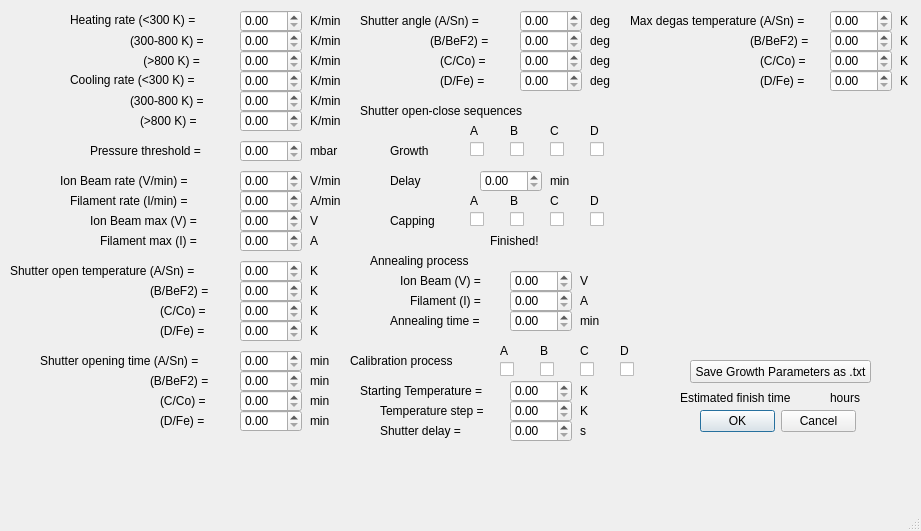
<?xml version="1.0" encoding="UTF-8"?>
<ui version="4.0">
 <class>MainWindow</class>
 <widget class="QMainWindow" name="MainWindow">
  <property name="geometry">
   <rect>
    <x>0</x>
    <y>0</y>
    <width>921</width>
    <height>531</height>
   </rect>
  </property>
  <property name="windowTitle">
   <string>MainWindow</string>
  </property>
  <widget class="QWidget" name="centralwidget">
   <widget class="QLabel" name="label_55">
    <property name="geometry">
     <rect>
      <x>70</x>
      <y>10</y>
      <width>141</width>
      <height>21</height>
     </rect>
    </property>
    <property name="styleSheet">
     <string notr="true">font: 10pt &quot;MS Shell Dlg 2&quot;;</string>
    </property>
    <property name="text">
     <string>Heating rate (&lt;300 K) =</string>
    </property>
   </widget>
   <widget class="QLabel" name="label_56">
    <property name="geometry">
     <rect>
      <x>140</x>
      <y>50</y>
      <width>71</width>
      <height>21</height>
     </rect>
    </property>
    <property name="styleSheet">
     <string notr="true">font: 10pt &quot;MS Shell Dlg 2&quot;;</string>
    </property>
    <property name="text">
     <string> (&gt;800 K) =</string>
    </property>
   </widget>
   <widget class="QDoubleSpinBox" name="doubleSpinBox">
    <property name="geometry">
     <rect>
      <x>240</x>
      <y>10</y>
      <width>62</width>
      <height>22</height>
     </rect>
    </property>
   </widget>
   <widget class="QLabel" name="label_57">
    <property name="geometry">
     <rect>
      <x>310</x>
      <y>10</y>
      <width>41</width>
      <height>21</height>
     </rect>
    </property>
    <property name="styleSheet">
     <string notr="true">font: 10pt &quot;MS Shell Dlg 2&quot;;</string>
    </property>
    <property name="text">
     <string>K/min</string>
    </property>
   </widget>
   <widget class="QDialogButtonBox" name="buttonBox">
    <property name="geometry">
     <rect>
      <x>700</x>
      <y>410</y>
      <width>156</width>
      <height>23</height>
     </rect>
    </property>
    <property name="standardButtons">
     <set>QDialogButtonBox::Cancel|QDialogButtonBox::Ok</set>
    </property>
   </widget>
   <widget class="QDoubleSpinBox" name="doubleSpinBox_2">
    <property name="geometry">
     <rect>
      <x>240</x>
      <y>30</y>
      <width>62</width>
      <height>22</height>
     </rect>
    </property>
   </widget>
   <widget class="QLabel" name="label_58">
    <property name="geometry">
     <rect>
      <x>130</x>
      <y>30</y>
      <width>101</width>
      <height>21</height>
     </rect>
    </property>
    <property name="styleSheet">
     <string notr="true">font: 10pt &quot;MS Shell Dlg 2&quot;;</string>
    </property>
    <property name="text">
     <string>(300-800 K) =</string>
    </property>
   </widget>
   <widget class="QLabel" name="label_59">
    <property name="geometry">
     <rect>
      <x>310</x>
      <y>30</y>
      <width>41</width>
      <height>21</height>
     </rect>
    </property>
    <property name="styleSheet">
     <string notr="true">font: 10pt &quot;MS Shell Dlg 2&quot;;</string>
    </property>
    <property name="text">
     <string>K/min</string>
    </property>
   </widget>
   <widget class="QDoubleSpinBox" name="doubleSpinBox_3">
    <property name="geometry">
     <rect>
      <x>240</x>
      <y>50</y>
      <width>62</width>
      <height>22</height>
     </rect>
    </property>
   </widget>
   <widget class="QLabel" name="label_60">
    <property name="geometry">
     <rect>
      <x>310</x>
      <y>50</y>
      <width>41</width>
      <height>21</height>
     </rect>
    </property>
    <property name="styleSheet">
     <string notr="true">font: 10pt &quot;MS Shell Dlg 2&quot;;</string>
    </property>
    <property name="text">
     <string>K/min</string>
    </property>
   </widget>
   <widget class="QLabel" name="label_61">
    <property name="geometry">
     <rect>
      <x>140</x>
      <y>110</y>
      <width>71</width>
      <height>21</height>
     </rect>
    </property>
    <property name="styleSheet">
     <string notr="true">font: 10pt &quot;MS Shell Dlg 2&quot;;</string>
    </property>
    <property name="text">
     <string>(&gt;800 K) =</string>
    </property>
   </widget>
   <widget class="QLabel" name="label_62">
    <property name="geometry">
     <rect>
      <x>70</x>
      <y>70</y>
      <width>141</width>
      <height>21</height>
     </rect>
    </property>
    <property name="styleSheet">
     <string notr="true">font: 10pt &quot;MS Shell Dlg 2&quot;;</string>
    </property>
    <property name="text">
     <string>Cooling rate (&lt;300 K) =</string>
    </property>
   </widget>
   <widget class="QLabel" name="label_63">
    <property name="geometry">
     <rect>
      <x>130</x>
      <y>90</y>
      <width>111</width>
      <height>21</height>
     </rect>
    </property>
    <property name="styleSheet">
     <string notr="true">font: 10pt &quot;MS Shell Dlg 2&quot;;</string>
    </property>
    <property name="text">
     <string>(300-800 K) =</string>
    </property>
   </widget>
   <widget class="QDoubleSpinBox" name="doubleSpinBox_4">
    <property name="geometry">
     <rect>
      <x>240</x>
      <y>70</y>
      <width>62</width>
      <height>22</height>
     </rect>
    </property>
   </widget>
   <widget class="QLabel" name="label_64">
    <property name="geometry">
     <rect>
      <x>310</x>
      <y>70</y>
      <width>41</width>
      <height>21</height>
     </rect>
    </property>
    <property name="styleSheet">
     <string notr="true">font: 10pt &quot;MS Shell Dlg 2&quot;;</string>
    </property>
    <property name="text">
     <string>K/min</string>
    </property>
   </widget>
   <widget class="QLabel" name="label_65">
    <property name="geometry">
     <rect>
      <x>310</x>
      <y>90</y>
      <width>41</width>
      <height>21</height>
     </rect>
    </property>
    <property name="styleSheet">
     <string notr="true">font: 10pt &quot;MS Shell Dlg 2&quot;;</string>
    </property>
    <property name="text">
     <string>K/min</string>
    </property>
   </widget>
   <widget class="QDoubleSpinBox" name="doubleSpinBox_5">
    <property name="geometry">
     <rect>
      <x>240</x>
      <y>90</y>
      <width>62</width>
      <height>22</height>
     </rect>
    </property>
   </widget>
   <widget class="QLabel" name="label_66">
    <property name="geometry">
     <rect>
      <x>310</x>
      <y>110</y>
      <width>41</width>
      <height>21</height>
     </rect>
    </property>
    <property name="styleSheet">
     <string notr="true">font: 10pt &quot;MS Shell Dlg 2&quot;;</string>
    </property>
    <property name="text">
     <string>K/min</string>
    </property>
   </widget>
   <widget class="QDoubleSpinBox" name="doubleSpinBox_6">
    <property name="geometry">
     <rect>
      <x>240</x>
      <y>110</y>
      <width>62</width>
      <height>22</height>
     </rect>
    </property>
   </widget>
   <widget class="QLabel" name="label_67">
    <property name="geometry">
     <rect>
      <x>90</x>
      <y>140</y>
      <width>141</width>
      <height>21</height>
     </rect>
    </property>
    <property name="styleSheet">
     <string notr="true">font: 10pt &quot;MS Shell Dlg 2&quot;;</string>
    </property>
    <property name="text">
     <string>Pressure threshold = </string>
    </property>
   </widget>
   <widget class="QDoubleSpinBox" name="doubleSpinBox_7">
    <property name="geometry">
     <rect>
      <x>240</x>
      <y>140</y>
      <width>62</width>
      <height>22</height>
     </rect>
    </property>
   </widget>
   <widget class="QLabel" name="label_68">
    <property name="geometry">
     <rect>
      <x>310</x>
      <y>140</y>
      <width>41</width>
      <height>21</height>
     </rect>
    </property>
    <property name="styleSheet">
     <string notr="true">font: 10pt &quot;MS Shell Dlg 2&quot;;</string>
    </property>
    <property name="text">
     <string>mbar</string>
    </property>
   </widget>
   <widget class="QLabel" name="label_69">
    <property name="geometry">
     <rect>
      <x>60</x>
      <y>170</y>
      <width>151</width>
      <height>21</height>
     </rect>
    </property>
    <property name="styleSheet">
     <string notr="true">font: 10pt &quot;MS Shell Dlg 2&quot;;</string>
    </property>
    <property name="text">
     <string>Ion Beam rate (V/min) = </string>
    </property>
   </widget>
   <widget class="QDoubleSpinBox" name="doubleSpinBox_8">
    <property name="geometry">
     <rect>
      <x>240</x>
      <y>170</y>
      <width>62</width>
      <height>22</height>
     </rect>
    </property>
   </widget>
   <widget class="QLabel" name="label_70">
    <property name="geometry">
     <rect>
      <x>70</x>
      <y>190</y>
      <width>141</width>
      <height>21</height>
     </rect>
    </property>
    <property name="styleSheet">
     <string notr="true">font: 10pt &quot;MS Shell Dlg 2&quot;;</string>
    </property>
    <property name="text">
     <string>Filament rate (I/min) = </string>
    </property>
   </widget>
   <widget class="QLabel" name="label_71">
    <property name="geometry">
     <rect>
      <x>310</x>
      <y>170</y>
      <width>41</width>
      <height>21</height>
     </rect>
    </property>
    <property name="styleSheet">
     <string notr="true">font: 10pt &quot;MS Shell Dlg 2&quot;;</string>
    </property>
    <property name="text">
     <string>V/min</string>
    </property>
   </widget>
   <widget class="QDoubleSpinBox" name="doubleSpinBox_9">
    <property name="geometry">
     <rect>
      <x>240</x>
      <y>190</y>
      <width>62</width>
      <height>22</height>
     </rect>
    </property>
   </widget>
   <widget class="QLabel" name="label_72">
    <property name="geometry">
     <rect>
      <x>310</x>
      <y>190</y>
      <width>41</width>
      <height>21</height>
     </rect>
    </property>
    <property name="styleSheet">
     <string notr="true">font: 10pt &quot;MS Shell Dlg 2&quot;;</string>
    </property>
    <property name="text">
     <string>A/min</string>
    </property>
   </widget>
   <widget class="QDoubleSpinBox" name="doubleSpinBox_10">
    <property name="geometry">
     <rect>
      <x>240</x>
      <y>230</y>
      <width>62</width>
      <height>22</height>
     </rect>
    </property>
   </widget>
   <widget class="QLabel" name="label_74">
    <property name="geometry">
     <rect>
      <x>90</x>
      <y>210</y>
      <width>121</width>
      <height>21</height>
     </rect>
    </property>
    <property name="styleSheet">
     <string notr="true">font: 10pt &quot;MS Shell Dlg 2&quot;;</string>
    </property>
    <property name="text">
     <string>Ion Beam max (V) = </string>
    </property>
   </widget>
   <widget class="QDoubleSpinBox" name="doubleSpinBox_11">
    <property name="geometry">
     <rect>
      <x>240</x>
      <y>210</y>
      <width>62</width>
      <height>22</height>
     </rect>
    </property>
   </widget>
   <widget class="QLabel" name="label_75">
    <property name="geometry">
     <rect>
      <x>310</x>
      <y>210</y>
      <width>41</width>
      <height>21</height>
     </rect>
    </property>
    <property name="styleSheet">
     <string notr="true">font: 10pt &quot;MS Shell Dlg 2&quot;;</string>
    </property>
    <property name="text">
     <string>V</string>
    </property>
   </widget>
   <widget class="QLabel" name="label_76">
    <property name="geometry">
     <rect>
      <x>310</x>
      <y>230</y>
      <width>41</width>
      <height>21</height>
     </rect>
    </property>
    <property name="styleSheet">
     <string notr="true">font: 10pt &quot;MS Shell Dlg 2&quot;;</string>
    </property>
    <property name="text">
     <string>A</string>
    </property>
   </widget>
   <widget class="QLabel" name="label_77">
    <property name="geometry">
     <rect>
      <x>100</x>
      <y>230</y>
      <width>111</width>
      <height>21</height>
     </rect>
    </property>
    <property name="styleSheet">
     <string notr="true">font: 10pt &quot;MS Shell Dlg 2&quot;;</string>
    </property>
    <property name="text">
     <string>Filament max (I) = </string>
    </property>
   </widget>
   <widget class="QLabel" name="label_78">
    <property name="geometry">
     <rect>
      <x>10</x>
      <y>260</y>
      <width>211</width>
      <height>21</height>
     </rect>
    </property>
    <property name="styleSheet">
     <string notr="true">font: 10pt &quot;MS Shell Dlg 2&quot;;</string>
    </property>
    <property name="text">
     <string>Shutter open temperature (A/Sn) =</string>
    </property>
   </widget>
   <widget class="QDoubleSpinBox" name="doubleSpinBox_12">
    <property name="geometry">
     <rect>
      <x>240</x>
      <y>260</y>
      <width>62</width>
      <height>22</height>
     </rect>
    </property>
   </widget>
   <widget class="QLabel" name="label_73">
    <property name="geometry">
     <rect>
      <x>310</x>
      <y>260</y>
      <width>41</width>
      <height>21</height>
     </rect>
    </property>
    <property name="styleSheet">
     <string notr="true">font: 10pt &quot;MS Shell Dlg 2&quot;;</string>
    </property>
    <property name="text">
     <string>K</string>
    </property>
   </widget>
   <widget class="QLabel" name="label_79">
    <property name="geometry">
     <rect>
      <x>150</x>
      <y>280</y>
      <width>71</width>
      <height>21</height>
     </rect>
    </property>
    <property name="styleSheet">
     <string notr="true">font: 10pt &quot;MS Shell Dlg 2&quot;;</string>
    </property>
    <property name="text">
     <string>(B/BeF2) =</string>
    </property>
   </widget>
   <widget class="QLabel" name="label_80">
    <property name="geometry">
     <rect>
      <x>160</x>
      <y>300</y>
      <width>71</width>
      <height>21</height>
     </rect>
    </property>
    <property name="styleSheet">
     <string notr="true">font: 10pt &quot;MS Shell Dlg 2&quot;;</string>
    </property>
    <property name="text">
     <string>(C/Co) =</string>
    </property>
   </widget>
   <widget class="QLabel" name="label_81">
    <property name="geometry">
     <rect>
      <x>160</x>
      <y>320</y>
      <width>71</width>
      <height>21</height>
     </rect>
    </property>
    <property name="styleSheet">
     <string notr="true">font: 10pt &quot;MS Shell Dlg 2&quot;;</string>
    </property>
    <property name="text">
     <string>(D/Fe) =</string>
    </property>
   </widget>
   <widget class="QDoubleSpinBox" name="doubleSpinBox_13">
    <property name="geometry">
     <rect>
      <x>240</x>
      <y>280</y>
      <width>62</width>
      <height>22</height>
     </rect>
    </property>
   </widget>
   <widget class="QLabel" name="label_82">
    <property name="geometry">
     <rect>
      <x>310</x>
      <y>280</y>
      <width>41</width>
      <height>21</height>
     </rect>
    </property>
    <property name="styleSheet">
     <string notr="true">font: 10pt &quot;MS Shell Dlg 2&quot;;</string>
    </property>
    <property name="text">
     <string>K</string>
    </property>
   </widget>
   <widget class="QDoubleSpinBox" name="doubleSpinBox_14">
    <property name="geometry">
     <rect>
      <x>240</x>
      <y>300</y>
      <width>62</width>
      <height>22</height>
     </rect>
    </property>
   </widget>
   <widget class="QDoubleSpinBox" name="doubleSpinBox_15">
    <property name="geometry">
     <rect>
      <x>240</x>
      <y>320</y>
      <width>62</width>
      <height>22</height>
     </rect>
    </property>
   </widget>
   <widget class="QLabel" name="label_83">
    <property name="geometry">
     <rect>
      <x>310</x>
      <y>300</y>
      <width>41</width>
      <height>21</height>
     </rect>
    </property>
    <property name="styleSheet">
     <string notr="true">font: 10pt &quot;MS Shell Dlg 2&quot;;</string>
    </property>
    <property name="text">
     <string>K</string>
    </property>
   </widget>
   <widget class="QLabel" name="label_84">
    <property name="geometry">
     <rect>
      <x>310</x>
      <y>320</y>
      <width>41</width>
      <height>21</height>
     </rect>
    </property>
    <property name="styleSheet">
     <string notr="true">font: 10pt &quot;MS Shell Dlg 2&quot;;</string>
    </property>
    <property name="text">
     <string>K</string>
    </property>
   </widget>
   <widget class="QLabel" name="label_85">
    <property name="geometry">
     <rect>
      <x>40</x>
      <y>350</y>
      <width>211</width>
      <height>21</height>
     </rect>
    </property>
    <property name="styleSheet">
     <string notr="true">font: 10pt &quot;MS Shell Dlg 2&quot;;</string>
    </property>
    <property name="text">
     <string>Shutter opening time (A/Sn) =</string>
    </property>
   </widget>
   <widget class="QDoubleSpinBox" name="doubleSpinBox_16">
    <property name="geometry">
     <rect>
      <x>240</x>
      <y>350</y>
      <width>62</width>
      <height>22</height>
     </rect>
    </property>
   </widget>
   <widget class="QLabel" name="label_86">
    <property name="geometry">
     <rect>
      <x>310</x>
      <y>350</y>
      <width>41</width>
      <height>21</height>
     </rect>
    </property>
    <property name="styleSheet">
     <string notr="true">font: 10pt &quot;MS Shell Dlg 2&quot;;</string>
    </property>
    <property name="text">
     <string>min</string>
    </property>
   </widget>
   <widget class="QLabel" name="label_87">
    <property name="geometry">
     <rect>
      <x>160</x>
      <y>390</y>
      <width>71</width>
      <height>21</height>
     </rect>
    </property>
    <property name="styleSheet">
     <string notr="true">font: 10pt &quot;MS Shell Dlg 2&quot;;</string>
    </property>
    <property name="text">
     <string>(C/Co) =</string>
    </property>
   </widget>
   <widget class="QDoubleSpinBox" name="doubleSpinBox_17">
    <property name="geometry">
     <rect>
      <x>240</x>
      <y>390</y>
      <width>62</width>
      <height>22</height>
     </rect>
    </property>
   </widget>
   <widget class="QDoubleSpinBox" name="doubleSpinBox_18">
    <property name="geometry">
     <rect>
      <x>240</x>
      <y>370</y>
      <width>62</width>
      <height>22</height>
     </rect>
    </property>
   </widget>
   <widget class="QLabel" name="label_88">
    <property name="geometry">
     <rect>
      <x>150</x>
      <y>370</y>
      <width>71</width>
      <height>21</height>
     </rect>
    </property>
    <property name="styleSheet">
     <string notr="true">font: 10pt &quot;MS Shell Dlg 2&quot;;</string>
    </property>
    <property name="text">
     <string>(B/BeF2) =</string>
    </property>
   </widget>
   <widget class="QLabel" name="label_89">
    <property name="geometry">
     <rect>
      <x>160</x>
      <y>410</y>
      <width>71</width>
      <height>21</height>
     </rect>
    </property>
    <property name="styleSheet">
     <string notr="true">font: 10pt &quot;MS Shell Dlg 2&quot;;</string>
    </property>
    <property name="text">
     <string>(D/Fe) =</string>
    </property>
   </widget>
   <widget class="QDoubleSpinBox" name="doubleSpinBox_19">
    <property name="geometry">
     <rect>
      <x>240</x>
      <y>410</y>
      <width>62</width>
      <height>22</height>
     </rect>
    </property>
   </widget>
   <widget class="QLabel" name="label_90">
    <property name="geometry">
     <rect>
      <x>310</x>
      <y>370</y>
      <width>41</width>
      <height>21</height>
     </rect>
    </property>
    <property name="styleSheet">
     <string notr="true">font: 10pt &quot;MS Shell Dlg 2&quot;;</string>
    </property>
    <property name="text">
     <string>min</string>
    </property>
   </widget>
   <widget class="QLabel" name="label_91">
    <property name="geometry">
     <rect>
      <x>310</x>
      <y>390</y>
      <width>41</width>
      <height>21</height>
     </rect>
    </property>
    <property name="styleSheet">
     <string notr="true">font: 10pt &quot;MS Shell Dlg 2&quot;;</string>
    </property>
    <property name="text">
     <string>min</string>
    </property>
   </widget>
   <widget class="QLabel" name="label_92">
    <property name="geometry">
     <rect>
      <x>310</x>
      <y>410</y>
      <width>41</width>
      <height>21</height>
     </rect>
    </property>
    <property name="styleSheet">
     <string notr="true">font: 10pt &quot;MS Shell Dlg 2&quot;;</string>
    </property>
    <property name="text">
     <string>min</string>
    </property>
   </widget>
   <widget class="QLabel" name="label_93">
    <property name="geometry">
     <rect>
      <x>440</x>
      <y>50</y>
      <width>71</width>
      <height>21</height>
     </rect>
    </property>
    <property name="styleSheet">
     <string notr="true">font: 10pt &quot;MS Shell Dlg 2&quot;;</string>
    </property>
    <property name="text">
     <string>(C/Co) =</string>
    </property>
   </widget>
   <widget class="QLabel" name="label_94">
    <property name="geometry">
     <rect>
      <x>430</x>
      <y>30</y>
      <width>71</width>
      <height>21</height>
     </rect>
    </property>
    <property name="styleSheet">
     <string notr="true">font: 10pt &quot;MS Shell Dlg 2&quot;;</string>
    </property>
    <property name="text">
     <string>(B/BeF2) =</string>
    </property>
   </widget>
   <widget class="QDoubleSpinBox" name="doubleSpinBox_20">
    <property name="geometry">
     <rect>
      <x>520</x>
      <y>10</y>
      <width>62</width>
      <height>22</height>
     </rect>
    </property>
   </widget>
   <widget class="QDoubleSpinBox" name="doubleSpinBox_21">
    <property name="geometry">
     <rect>
      <x>520</x>
      <y>70</y>
      <width>62</width>
      <height>22</height>
     </rect>
    </property>
   </widget>
   <widget class="QLabel" name="label_97">
    <property name="geometry">
     <rect>
      <x>440</x>
      <y>70</y>
      <width>71</width>
      <height>21</height>
     </rect>
    </property>
    <property name="styleSheet">
     <string notr="true">font: 10pt &quot;MS Shell Dlg 2&quot;;</string>
    </property>
    <property name="text">
     <string>(D/Fe) =</string>
    </property>
   </widget>
   <widget class="QDoubleSpinBox" name="doubleSpinBox_22">
    <property name="geometry">
     <rect>
      <x>520</x>
      <y>30</y>
      <width>62</width>
      <height>22</height>
     </rect>
    </property>
   </widget>
   <widget class="QLabel" name="label_98">
    <property name="geometry">
     <rect>
      <x>590</x>
      <y>10</y>
      <width>41</width>
      <height>21</height>
     </rect>
    </property>
    <property name="styleSheet">
     <string notr="true">font: 10pt &quot;MS Shell Dlg 2&quot;;</string>
    </property>
    <property name="text">
     <string>deg</string>
    </property>
   </widget>
   <widget class="QDoubleSpinBox" name="doubleSpinBox_23">
    <property name="geometry">
     <rect>
      <x>520</x>
      <y>50</y>
      <width>62</width>
      <height>22</height>
     </rect>
    </property>
   </widget>
   <widget class="QLabel" name="label_100">
    <property name="geometry">
     <rect>
      <x>360</x>
      <y>10</y>
      <width>211</width>
      <height>21</height>
     </rect>
    </property>
    <property name="styleSheet">
     <string notr="true">font: 10pt &quot;MS Shell Dlg 2&quot;;</string>
    </property>
    <property name="text">
     <string>Shutter angle (A/Sn) =</string>
    </property>
   </widget>
   <widget class="QLabel" name="label_99">
    <property name="geometry">
     <rect>
      <x>590</x>
      <y>30</y>
      <width>41</width>
      <height>21</height>
     </rect>
    </property>
    <property name="styleSheet">
     <string notr="true">font: 10pt &quot;MS Shell Dlg 2&quot;;</string>
    </property>
    <property name="text">
     <string>deg</string>
    </property>
   </widget>
   <widget class="QLabel" name="label_101">
    <property name="geometry">
     <rect>
      <x>590</x>
      <y>50</y>
      <width>41</width>
      <height>21</height>
     </rect>
    </property>
    <property name="styleSheet">
     <string notr="true">font: 10pt &quot;MS Shell Dlg 2&quot;;</string>
    </property>
    <property name="text">
     <string>deg</string>
    </property>
   </widget>
   <widget class="QLabel" name="label_102">
    <property name="geometry">
     <rect>
      <x>590</x>
      <y>70</y>
      <width>41</width>
      <height>21</height>
     </rect>
    </property>
    <property name="styleSheet">
     <string notr="true">font: 10pt &quot;MS Shell Dlg 2&quot;;</string>
    </property>
    <property name="text">
     <string>deg</string>
    </property>
   </widget>
   <widget class="QLabel" name="label_103">
    <property name="geometry">
     <rect>
      <x>360</x>
      <y>100</y>
      <width>211</width>
      <height>21</height>
     </rect>
    </property>
    <property name="styleSheet">
     <string notr="true">font: 10pt &quot;MS Shell Dlg 2&quot;;</string>
    </property>
    <property name="text">
     <string>Shutter open-close sequences</string>
    </property>
   </widget>
   <widget class="QLabel" name="label_104">
    <property name="geometry">
     <rect>
      <x>390</x>
      <y>140</y>
      <width>211</width>
      <height>21</height>
     </rect>
    </property>
    <property name="styleSheet">
     <string notr="true">font: 10pt &quot;MS Shell Dlg 2&quot;;</string>
    </property>
    <property name="text">
     <string>Growth</string>
    </property>
   </widget>
   <widget class="QCheckBox" name="checkBox_42">
    <property name="geometry">
     <rect>
      <x>470</x>
      <y>140</y>
      <width>16</width>
      <height>18</height>
     </rect>
    </property>
    <property name="text">
     <string/>
    </property>
   </widget>
   <widget class="QCheckBox" name="checkBox_43">
    <property name="geometry">
     <rect>
      <x>510</x>
      <y>140</y>
      <width>16</width>
      <height>18</height>
     </rect>
    </property>
    <property name="text">
     <string/>
    </property>
   </widget>
   <widget class="QCheckBox" name="checkBox_44">
    <property name="geometry">
     <rect>
      <x>550</x>
      <y>140</y>
      <width>16</width>
      <height>18</height>
     </rect>
    </property>
    <property name="text">
     <string/>
    </property>
   </widget>
   <widget class="QCheckBox" name="checkBox_45">
    <property name="geometry">
     <rect>
      <x>590</x>
      <y>140</y>
      <width>16</width>
      <height>18</height>
     </rect>
    </property>
    <property name="text">
     <string/>
    </property>
   </widget>
   <widget class="QLabel" name="label_105">
    <property name="geometry">
     <rect>
      <x>390</x>
      <y>170</y>
      <width>41</width>
      <height>21</height>
     </rect>
    </property>
    <property name="styleSheet">
     <string notr="true">font: 10pt &quot;MS Shell Dlg 2&quot;;</string>
    </property>
    <property name="text">
     <string>Delay</string>
    </property>
   </widget>
   <widget class="QDoubleSpinBox" name="doubleSpinBox_24">
    <property name="geometry">
     <rect>
      <x>480</x>
      <y>170</y>
      <width>62</width>
      <height>22</height>
     </rect>
    </property>
   </widget>
   <widget class="QLabel" name="label_95">
    <property name="geometry">
     <rect>
      <x>550</x>
      <y>170</y>
      <width>41</width>
      <height>21</height>
     </rect>
    </property>
    <property name="styleSheet">
     <string notr="true">font: 10pt &quot;MS Shell Dlg 2&quot;;</string>
    </property>
    <property name="text">
     <string>min</string>
    </property>
   </widget>
   <widget class="QLabel" name="label_106">
    <property name="geometry">
     <rect>
      <x>390</x>
      <y>210</y>
      <width>211</width>
      <height>21</height>
     </rect>
    </property>
    <property name="styleSheet">
     <string notr="true">font: 10pt &quot;MS Shell Dlg 2&quot;;</string>
    </property>
    <property name="text">
     <string>Capping</string>
    </property>
   </widget>
   <widget class="QCheckBox" name="checkBox_46">
    <property name="geometry">
     <rect>
      <x>470</x>
      <y>210</y>
      <width>16</width>
      <height>18</height>
     </rect>
    </property>
    <property name="text">
     <string/>
    </property>
   </widget>
   <widget class="QCheckBox" name="checkBox_47">
    <property name="geometry">
     <rect>
      <x>550</x>
      <y>210</y>
      <width>16</width>
      <height>18</height>
     </rect>
    </property>
    <property name="text">
     <string/>
    </property>
   </widget>
   <widget class="QCheckBox" name="checkBox_48">
    <property name="geometry">
     <rect>
      <x>590</x>
      <y>210</y>
      <width>16</width>
      <height>18</height>
     </rect>
    </property>
    <property name="text">
     <string/>
    </property>
   </widget>
   <widget class="QCheckBox" name="checkBox_49">
    <property name="geometry">
     <rect>
      <x>510</x>
      <y>210</y>
      <width>16</width>
      <height>18</height>
     </rect>
    </property>
    <property name="text">
     <string/>
    </property>
   </widget>
   <widget class="QLabel" name="label_107">
    <property name="geometry">
     <rect>
      <x>370</x>
      <y>250</y>
      <width>211</width>
      <height>21</height>
     </rect>
    </property>
    <property name="styleSheet">
     <string notr="true">font: 10pt &quot;MS Shell Dlg 2&quot;;</string>
    </property>
    <property name="text">
     <string>Annealing process</string>
    </property>
   </widget>
   <widget class="QLabel" name="label_108">
    <property name="geometry">
     <rect>
      <x>400</x>
      <y>270</y>
      <width>121</width>
      <height>21</height>
     </rect>
    </property>
    <property name="styleSheet">
     <string notr="true">font: 10pt &quot;MS Shell Dlg 2&quot;;</string>
    </property>
    <property name="text">
     <string>Ion Beam (V) = </string>
    </property>
   </widget>
   <widget class="QLabel" name="label_96">
    <property name="geometry">
     <rect>
      <x>410</x>
      <y>290</y>
      <width>111</width>
      <height>21</height>
     </rect>
    </property>
    <property name="styleSheet">
     <string notr="true">font: 10pt &quot;MS Shell Dlg 2&quot;;</string>
    </property>
    <property name="text">
     <string>Filament (I) = </string>
    </property>
   </widget>
   <widget class="QLabel" name="label_109">
    <property name="geometry">
     <rect>
      <x>580</x>
      <y>290</y>
      <width>41</width>
      <height>21</height>
     </rect>
    </property>
    <property name="styleSheet">
     <string notr="true">font: 10pt &quot;MS Shell Dlg 2&quot;;</string>
    </property>
    <property name="text">
     <string>A</string>
    </property>
   </widget>
   <widget class="QLabel" name="label_110">
    <property name="geometry">
     <rect>
      <x>580</x>
      <y>270</y>
      <width>41</width>
      <height>21</height>
     </rect>
    </property>
    <property name="styleSheet">
     <string notr="true">font: 10pt &quot;MS Shell Dlg 2&quot;;</string>
    </property>
    <property name="text">
     <string>V</string>
    </property>
   </widget>
   <widget class="QDoubleSpinBox" name="doubleSpinBox_25">
    <property name="geometry">
     <rect>
      <x>510</x>
      <y>290</y>
      <width>62</width>
      <height>22</height>
     </rect>
    </property>
   </widget>
   <widget class="QDoubleSpinBox" name="doubleSpinBox_26">
    <property name="geometry">
     <rect>
      <x>510</x>
      <y>270</y>
      <width>62</width>
      <height>22</height>
     </rect>
    </property>
   </widget>
   <widget class="QLabel" name="label_111">
    <property name="geometry">
     <rect>
      <x>390</x>
      <y>310</y>
      <width>111</width>
      <height>21</height>
     </rect>
    </property>
    <property name="styleSheet">
     <string notr="true">font: 10pt &quot;MS Shell Dlg 2&quot;;</string>
    </property>
    <property name="text">
     <string>Annealing time = </string>
    </property>
   </widget>
   <widget class="QDoubleSpinBox" name="doubleSpinBox_27">
    <property name="geometry">
     <rect>
      <x>510</x>
      <y>310</y>
      <width>62</width>
      <height>22</height>
     </rect>
    </property>
   </widget>
   <widget class="QLabel" name="label_112">
    <property name="geometry">
     <rect>
      <x>580</x>
      <y>310</y>
      <width>41</width>
      <height>21</height>
     </rect>
    </property>
    <property name="styleSheet">
     <string notr="true">font: 10pt &quot;MS Shell Dlg 2&quot;;</string>
    </property>
    <property name="text">
     <string>min</string>
    </property>
   </widget>
   <widget class="QPushButton" name="pushButton">
    <property name="geometry">
     <rect>
      <x>690</x>
      <y>360</y>
      <width>181</width>
      <height>23</height>
     </rect>
    </property>
    <property name="text">
     <string>Save Growth Parameters as .txt</string>
    </property>
   </widget>
   <widget class="QLabel" name="label_113">
    <property name="geometry">
     <rect>
      <x>510</x>
      <y>120</y>
      <width>16</width>
      <height>21</height>
     </rect>
    </property>
    <property name="styleSheet">
     <string notr="true">font: 10pt &quot;MS Shell Dlg 2&quot;;</string>
    </property>
    <property name="text">
     <string>B</string>
    </property>
   </widget>
   <widget class="QLabel" name="label_114">
    <property name="geometry">
     <rect>
      <x>470</x>
      <y>120</y>
      <width>16</width>
      <height>21</height>
     </rect>
    </property>
    <property name="styleSheet">
     <string notr="true">font: 10pt &quot;MS Shell Dlg 2&quot;;</string>
    </property>
    <property name="text">
     <string>A</string>
    </property>
   </widget>
   <widget class="QLabel" name="label_115">
    <property name="geometry">
     <rect>
      <x>550</x>
      <y>120</y>
      <width>16</width>
      <height>21</height>
     </rect>
    </property>
    <property name="styleSheet">
     <string notr="true">font: 10pt &quot;MS Shell Dlg 2&quot;;</string>
    </property>
    <property name="text">
     <string>C</string>
    </property>
   </widget>
   <widget class="QLabel" name="label_116">
    <property name="geometry">
     <rect>
      <x>590</x>
      <y>120</y>
      <width>16</width>
      <height>21</height>
     </rect>
    </property>
    <property name="styleSheet">
     <string notr="true">font: 10pt &quot;MS Shell Dlg 2&quot;;</string>
    </property>
    <property name="text">
     <string>D</string>
    </property>
   </widget>
   <widget class="QLabel" name="label_117">
    <property name="geometry">
     <rect>
      <x>510</x>
      <y>190</y>
      <width>16</width>
      <height>21</height>
     </rect>
    </property>
    <property name="styleSheet">
     <string notr="true">font: 10pt &quot;MS Shell Dlg 2&quot;;</string>
    </property>
    <property name="text">
     <string>B</string>
    </property>
   </widget>
   <widget class="QLabel" name="label_118">
    <property name="geometry">
     <rect>
      <x>590</x>
      <y>190</y>
      <width>16</width>
      <height>21</height>
     </rect>
    </property>
    <property name="styleSheet">
     <string notr="true">font: 10pt &quot;MS Shell Dlg 2&quot;;</string>
    </property>
    <property name="text">
     <string>D</string>
    </property>
   </widget>
   <widget class="QLabel" name="label_119">
    <property name="geometry">
     <rect>
      <x>550</x>
      <y>190</y>
      <width>16</width>
      <height>21</height>
     </rect>
    </property>
    <property name="styleSheet">
     <string notr="true">font: 10pt &quot;MS Shell Dlg 2&quot;;</string>
    </property>
    <property name="text">
     <string>C</string>
    </property>
   </widget>
   <widget class="QLabel" name="label_120">
    <property name="geometry">
     <rect>
      <x>470</x>
      <y>190</y>
      <width>16</width>
      <height>21</height>
     </rect>
    </property>
    <property name="styleSheet">
     <string notr="true">font: 10pt &quot;MS Shell Dlg 2&quot;;</string>
    </property>
    <property name="text">
     <string>A</string>
    </property>
   </widget>
   <widget class="QLabel" name="label_121">
    <property name="geometry">
     <rect>
      <x>490</x>
      <y>230</y>
      <width>51</width>
      <height>21</height>
     </rect>
    </property>
    <property name="styleSheet">
     <string notr="true">font: 10pt &quot;MS Shell Dlg 2&quot;;</string>
    </property>
    <property name="text">
     <string>Finished!</string>
    </property>
   </widget>
   <widget class="QLabel" name="label">
    <property name="geometry">
     <rect>
      <x>680</x>
      <y>390</y>
      <width>111</width>
      <height>16</height>
     </rect>
    </property>
    <property name="text">
     <string>Estimated finish time</string>
    </property>
   </widget>
   <widget class="QLabel" name="label_2">
    <property name="geometry">
     <rect>
      <x>830</x>
      <y>390</y>
      <width>31</width>
      <height>16</height>
     </rect>
    </property>
    <property name="text">
     <string>hours</string>
    </property>
   </widget>
   <widget class="QLabel" name="label_122">
    <property name="geometry">
     <rect>
      <x>350</x>
      <y>350</y>
      <width>211</width>
      <height>21</height>
     </rect>
    </property>
    <property name="styleSheet">
     <string notr="true">font: 10pt &quot;MS Shell Dlg 2&quot;;</string>
    </property>
    <property name="text">
     <string>Calibration process</string>
    </property>
   </widget>
   <widget class="QLabel" name="label_123">
    <property name="geometry">
     <rect>
      <x>360</x>
      <y>380</y>
      <width>201</width>
      <height>21</height>
     </rect>
    </property>
    <property name="styleSheet">
     <string notr="true">font: 10pt &quot;MS Shell Dlg 2&quot;;</string>
    </property>
    <property name="text">
     <string>Starting Temperature =</string>
    </property>
   </widget>
   <widget class="QDoubleSpinBox" name="doubleSpinBox_28">
    <property name="geometry">
     <rect>
      <x>510</x>
      <y>380</y>
      <width>62</width>
      <height>22</height>
     </rect>
    </property>
   </widget>
   <widget class="QCheckBox" name="checkBox_50">
    <property name="geometry">
     <rect>
      <x>500</x>
      <y>360</y>
      <width>16</width>
      <height>18</height>
     </rect>
    </property>
    <property name="text">
     <string/>
    </property>
   </widget>
   <widget class="QCheckBox" name="checkBox_51">
    <property name="geometry">
     <rect>
      <x>540</x>
      <y>360</y>
      <width>16</width>
      <height>18</height>
     </rect>
    </property>
    <property name="text">
     <string/>
    </property>
   </widget>
   <widget class="QLabel" name="label_124">
    <property name="geometry">
     <rect>
      <x>540</x>
      <y>340</y>
      <width>16</width>
      <height>21</height>
     </rect>
    </property>
    <property name="styleSheet">
     <string notr="true">font: 10pt &quot;MS Shell Dlg 2&quot;;</string>
    </property>
    <property name="text">
     <string>B</string>
    </property>
   </widget>
   <widget class="QLabel" name="label_125">
    <property name="geometry">
     <rect>
      <x>620</x>
      <y>340</y>
      <width>16</width>
      <height>21</height>
     </rect>
    </property>
    <property name="styleSheet">
     <string notr="true">font: 10pt &quot;MS Shell Dlg 2&quot;;</string>
    </property>
    <property name="text">
     <string>D</string>
    </property>
   </widget>
   <widget class="QCheckBox" name="checkBox_52">
    <property name="geometry">
     <rect>
      <x>580</x>
      <y>360</y>
      <width>16</width>
      <height>18</height>
     </rect>
    </property>
    <property name="text">
     <string/>
    </property>
   </widget>
   <widget class="QLabel" name="label_126">
    <property name="geometry">
     <rect>
      <x>500</x>
      <y>340</y>
      <width>16</width>
      <height>21</height>
     </rect>
    </property>
    <property name="styleSheet">
     <string notr="true">font: 10pt &quot;MS Shell Dlg 2&quot;;</string>
    </property>
    <property name="text">
     <string>A</string>
    </property>
   </widget>
   <widget class="QCheckBox" name="checkBox_53">
    <property name="geometry">
     <rect>
      <x>620</x>
      <y>360</y>
      <width>16</width>
      <height>18</height>
     </rect>
    </property>
    <property name="text">
     <string/>
    </property>
   </widget>
   <widget class="QLabel" name="label_127">
    <property name="geometry">
     <rect>
      <x>580</x>
      <y>340</y>
      <width>16</width>
      <height>21</height>
     </rect>
    </property>
    <property name="styleSheet">
     <string notr="true">font: 10pt &quot;MS Shell Dlg 2&quot;;</string>
    </property>
    <property name="text">
     <string>C</string>
    </property>
   </widget>
   <widget class="QLabel" name="label_128">
    <property name="geometry">
     <rect>
      <x>380</x>
      <y>400</y>
      <width>201</width>
      <height>21</height>
     </rect>
    </property>
    <property name="styleSheet">
     <string notr="true">font: 10pt &quot;MS Shell Dlg 2&quot;;</string>
    </property>
    <property name="text">
     <string>Temperature step = </string>
    </property>
   </widget>
   <widget class="QLabel" name="label_129">
    <property name="geometry">
     <rect>
      <x>580</x>
      <y>380</y>
      <width>41</width>
      <height>21</height>
     </rect>
    </property>
    <property name="styleSheet">
     <string notr="true">font: 10pt &quot;MS Shell Dlg 2&quot;;</string>
    </property>
    <property name="text">
     <string>K</string>
    </property>
   </widget>
   <widget class="QDoubleSpinBox" name="doubleSpinBox_29">
    <property name="geometry">
     <rect>
      <x>510</x>
      <y>400</y>
      <width>62</width>
      <height>22</height>
     </rect>
    </property>
   </widget>
   <widget class="QLabel" name="label_130">
    <property name="geometry">
     <rect>
      <x>580</x>
      <y>400</y>
      <width>41</width>
      <height>21</height>
     </rect>
    </property>
    <property name="styleSheet">
     <string notr="true">font: 10pt &quot;MS Shell Dlg 2&quot;;</string>
    </property>
    <property name="text">
     <string>K</string>
    </property>
   </widget>
   <widget class="QLabel" name="label_131">
    <property name="geometry">
     <rect>
      <x>380</x>
      <y>420</y>
      <width>201</width>
      <height>21</height>
     </rect>
    </property>
    <property name="styleSheet">
     <string notr="true">font: 10pt &quot;MS Shell Dlg 2&quot;;</string>
    </property>
    <property name="text">
     <string>Shutter delay = </string>
    </property>
   </widget>
   <widget class="QDoubleSpinBox" name="doubleSpinBox_30">
    <property name="geometry">
     <rect>
      <x>510</x>
      <y>420</y>
      <width>62</width>
      <height>22</height>
     </rect>
    </property>
   </widget>
   <widget class="QLabel" name="label_132">
    <property name="geometry">
     <rect>
      <x>580</x>
      <y>420</y>
      <width>41</width>
      <height>21</height>
     </rect>
    </property>
    <property name="styleSheet">
     <string notr="true">font: 10pt &quot;MS Shell Dlg 2&quot;;</string>
    </property>
    <property name="text">
     <string>s</string>
    </property>
   </widget>
   <widget class="QLabel" name="label_133">
    <property name="geometry">
     <rect>
      <x>760</x>
      <y>50</y>
      <width>71</width>
      <height>21</height>
     </rect>
    </property>
    <property name="styleSheet">
     <string notr="true">font: 10pt &quot;MS Shell Dlg 2&quot;;</string>
    </property>
    <property name="text">
     <string>(C/Co) =</string>
    </property>
   </widget>
   <widget class="QDoubleSpinBox" name="doubleSpinBox_31">
    <property name="geometry">
     <rect>
      <x>830</x>
      <y>30</y>
      <width>62</width>
      <height>22</height>
     </rect>
    </property>
   </widget>
   <widget class="QDoubleSpinBox" name="doubleSpinBox_32">
    <property name="geometry">
     <rect>
      <x>830</x>
      <y>50</y>
      <width>62</width>
      <height>22</height>
     </rect>
    </property>
   </widget>
   <widget class="QDoubleSpinBox" name="doubleSpinBox_33">
    <property name="geometry">
     <rect>
      <x>830</x>
      <y>10</y>
      <width>62</width>
      <height>22</height>
     </rect>
    </property>
   </widget>
   <widget class="QLabel" name="label_134">
    <property name="geometry">
     <rect>
      <x>630</x>
      <y>10</y>
      <width>211</width>
      <height>21</height>
     </rect>
    </property>
    <property name="styleSheet">
     <string notr="true">font: 10pt &quot;MS Shell Dlg 2&quot;;</string>
    </property>
    <property name="text">
     <string>Max degas temperature (A/Sn) =</string>
    </property>
   </widget>
   <widget class="QLabel" name="label_135">
    <property name="geometry">
     <rect>
      <x>760</x>
      <y>70</y>
      <width>71</width>
      <height>21</height>
     </rect>
    </property>
    <property name="styleSheet">
     <string notr="true">font: 10pt &quot;MS Shell Dlg 2&quot;;</string>
    </property>
    <property name="text">
     <string>(D/Fe) =</string>
    </property>
   </widget>
   <widget class="QDoubleSpinBox" name="doubleSpinBox_34">
    <property name="geometry">
     <rect>
      <x>830</x>
      <y>70</y>
      <width>62</width>
      <height>22</height>
     </rect>
    </property>
   </widget>
   <widget class="QLabel" name="label_136">
    <property name="geometry">
     <rect>
      <x>750</x>
      <y>30</y>
      <width>71</width>
      <height>21</height>
     </rect>
    </property>
    <property name="styleSheet">
     <string notr="true">font: 10pt &quot;MS Shell Dlg 2&quot;;</string>
    </property>
    <property name="text">
     <string>(B/BeF2) =</string>
    </property>
   </widget>
   <widget class="QLabel" name="label_137">
    <property name="geometry">
     <rect>
      <x>900</x>
      <y>30</y>
      <width>16</width>
      <height>21</height>
     </rect>
    </property>
    <property name="styleSheet">
     <string notr="true">font: 10pt &quot;MS Shell Dlg 2&quot;;</string>
    </property>
    <property name="text">
     <string>K</string>
    </property>
   </widget>
   <widget class="QLabel" name="label_138">
    <property name="geometry">
     <rect>
      <x>900</x>
      <y>10</y>
      <width>16</width>
      <height>21</height>
     </rect>
    </property>
    <property name="styleSheet">
     <string notr="true">font: 10pt &quot;MS Shell Dlg 2&quot;;</string>
    </property>
    <property name="text">
     <string>K</string>
    </property>
   </widget>
   <widget class="QLabel" name="label_139">
    <property name="geometry">
     <rect>
      <x>900</x>
      <y>70</y>
      <width>16</width>
      <height>21</height>
     </rect>
    </property>
    <property name="styleSheet">
     <string notr="true">font: 10pt &quot;MS Shell Dlg 2&quot;;</string>
    </property>
    <property name="text">
     <string>K</string>
    </property>
   </widget>
   <widget class="QLabel" name="label_140">
    <property name="geometry">
     <rect>
      <x>900</x>
      <y>50</y>
      <width>16</width>
      <height>21</height>
     </rect>
    </property>
    <property name="styleSheet">
     <string notr="true">font: 10pt &quot;MS Shell Dlg 2&quot;;</string>
    </property>
    <property name="text">
     <string>K</string>
    </property>
   </widget>
  </widget>
  <widget class="QMenuBar" name="menubar">
   <property name="geometry">
    <rect>
     <x>0</x>
     <y>0</y>
     <width>921</width>
     <height>22</height>
    </rect>
   </property>
  </widget>
  <widget class="QStatusBar" name="statusbar"/>
 </widget>
 <resources/>
 <connections/>
</ui>
